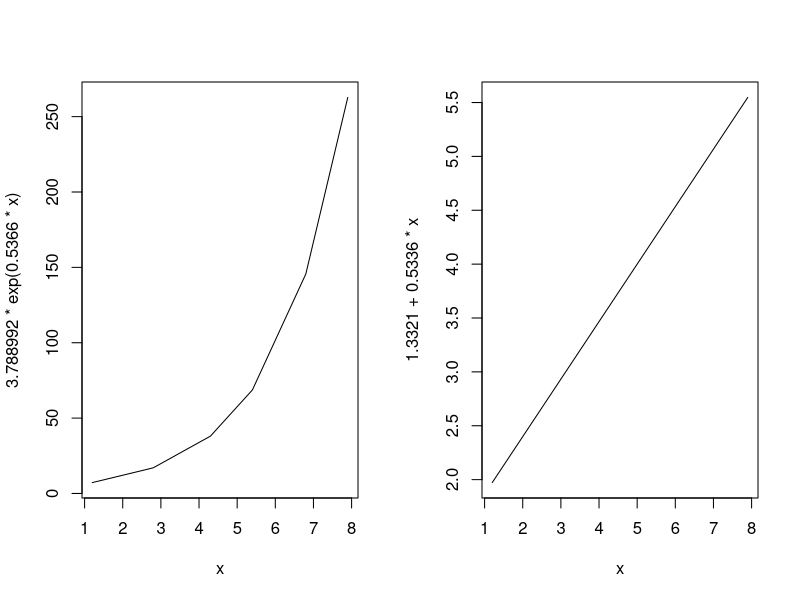

Write R code to recreate this figure.
## 3. Interpolation and curve fitting

install.packages("polynom")
library(polynom)
library(tidyverse)
library(pracma)

## 1. 라그랑지 방법
lagrange_method = function(xdata, ydata, x){ 
  
  n = length(xdata) #데이터 포인트 개수
  L_values = numeric(n) #다항식 결과과
      
    for(i in 1:n){
      
      temp = 1
      current_tem = numeric(n)
      
      for(j in 1:n){
        if(i != j){
          current_tem[j] = (x - xdata[j])/ (xdata[i] - xdata[j])
        } else {
          current_tem[j] <- 1
        }
        
        temp = temp * current_tem[j]
      }

      L_values[i] = temp
    }
  
  result = as.numeric(ydata %*% L_values)
  return(result)
}

## example 3.1 
x = c(0,2,3)
y = c(7,11,28)
lagrangeInterp(x= x, y = y, 1) # 4
lagrange_method(xdata = x, ydata = y, x = 1) #4

## 2. Newton's Method
## Example 3.4
x = c(0.15, 2.3, 3.15, 4.85, 6.25, 7.95)
y = c(4.79867, 4.49013, 4.2243, 3.47313, 2.66674, 1.51909)



## 3. Neville's Method
## 자주 쓰지 않는 알고리즘이므로 GPT로 만듦

## exercise 14.
data = data.frame(x = c(-2, -0.1, -1.5, 0.5, -0.6, 2.2, 1.0, 1.8),
                  y = c(2.2796, 1.0025, 1.6467, 1.0635, 1.0920, 2.6291, 1.2661, 1.9896))

## GPT
neville <- function(xData, yData, x) {

  m <- length(xData)
  y <- yData
  
  for (k in 1:(m - 1)) {
    
    # Neville의 재귀 공식을 벡터 연산으로 계산
    # P_i, P_{i+1}, ..., P_{i+k} 를 계산하는 과정
    indices <- 1:(m - k)
    
    y[indices] <- ((x - xData[indices + k]) * y[indices] + (xData[indices] - x) * y[indices + 1]) /
                  (xData[indices] - xData[indices + k])
  }
  
  # 최종 결과는 항상 첫 번째 요소에 저장됨
  return(y[1])
}

neville(xData = data$x, yData = data$y, 1.1)
neville(xData = data$x, yData = data$y, 1.2)
neville(xData = data$x, yData = data$y, 1.3)

## 4. polynomial fit
## 1)example 3.11, find a*exp(bx) = ln(a) + bx

x = c(1.2, 2.8, 4.3, 5.4, 6.8, 7.9)
y = c(7.5,16.1,38.9,67.0,146.6,266.2)
ln_y = log(y, base= exp(1))

res = round(lm(ln_y~x)$coefficients,4) 
# 1.3321+0.5366x
# ln(a) = 1.3321, exp(1.3321) = 3.788992
par(mfrow = c(1,2))
plot(3.788992*exp(0.5366*x)~x, type = "l"); plot(1.3321+0.5336*x~x, type = 'l')

## 2)polynomial fitting

## 5. cubic spline